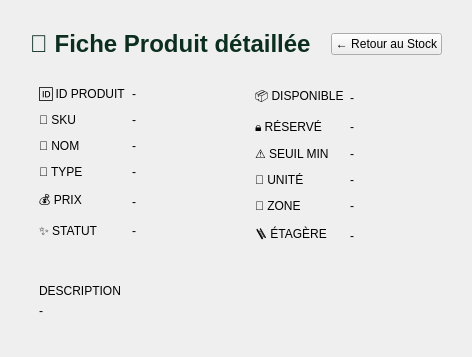
            <widget class="QWidget" name="afficheri">
             <layout class="QVBoxLayout" name="detailInventoryRootLayout">
              <property name="spacing">
               <number>20</number>
              </property>
              <property name="leftMargin">
               <number>30</number>
              </property>
              <property name="topMargin">
               <number>30</number>
              </property>
              <property name="rightMargin">
               <number>30</number>
              </property>
              <property name="bottomMargin">
               <number>30</number>
              </property>
              <item>
               <layout class="QHBoxLayout" name="detailHeaderLayout">
                <item>
                 <widget class="QLabel" name="aff_header_title">
                  <property name="styleSheet">
                   <string>font-size: 24px; font-weight: 900; color: #0B2E1F;</string>
                  </property>
                  <property name="text">
                   <string>📄 Fiche Produit détaillée</string>
                  </property>
                 </widget>
                </item>
                <item>
                 <spacer name="hSpacerDetailHeader">
                  <property name="orientation">
                   <enum>Qt::Orientation::Horizontal</enum>
                  </property>
                  <property name="sizeHint" stdset="0">
                   <size>
                    <width>0</width>
                    <height>0</height>
                   </size>
                  </property>
                 </spacer>
                </item>
                <item>
                 <widget class="QPushButton" name="retour_stat_6">
                  <property name="text">
                   <string>← Retour au Stock</string>
                  </property>
                 </widget>
                </item>
               </layout>
              </item>
              <item>
               <layout class="QHBoxLayout" name="detailCardsLayout">
                <property name="spacing">
                 <number>20</number>
                </property>
                <item>
                 <widget class="QFrame" name="CardGeneral">
                  <layout class="QFormLayout" name="formGeneral">
                   <property name="verticalSpacing">
                    <number>12</number>
                   </property>
                   <item row="0" column="0">
                    <widget class="QLabel" name="lbl_g1">
                     <property name="text">
                      <string>🆔 ID PRODUIT</string>
                     </property>
                    </widget>
                   </item>
                   <item row="0" column="1">
                    <widget class="QLabel" name="aff_id">
                     <property name="text">
                      <string>-</string>
                     </property>
                    </widget>
                   </item>
                   <item row="1" column="0">
                    <widget class="QLabel" name="lbl_g2">
                     <property name="text">
                      <string>🔖 SKU</string>
                     </property>
                    </widget>
                   </item>
                   <item row="1" column="1">
                    <widget class="QLabel" name="aff_sku">
                     <property name="text">
                      <string>-</string>
                     </property>
                    </widget>
                   </item>
                   <item row="2" column="0">
                    <widget class="QLabel" name="lbl_g3">
                     <property name="text">
                      <string>📛 NOM</string>
                     </property>
                    </widget>
                   </item>
                   <item row="2" column="1">
                    <widget class="QLabel" name="aff_name">
                     <property name="text">
                      <string>-</string>
                     </property>
                    </widget>
                   </item>
                   <item row="3" column="0">
                    <widget class="QLabel" name="lbl_g4">
                     <property name="text">
                      <string>📂 TYPE</string>
                     </property>
                    </widget>
                   </item>
                   <item row="3" column="1">
                    <widget class="QLabel" name="aff_type">
                     <property name="text">
                      <string>-</string>
                     </property>
                    </widget>
                   </item>
                   <item row="4" column="0">
                    <widget class="QLabel" name="lbl_g5">
                     <property name="text">
                      <string>💰 PRIX</string>
                     </property>
                    </widget>
                   </item>
                   <item row="4" column="1">
                    <widget class="QLabel" name="aff_price">
                     <property name="text">
                      <string>-</string>
                     </property>
                    </widget>
                   </item>
                   <item row="5" column="0">
                    <widget class="QLabel" name="lbl_g6">
                     <property name="text">
                      <string>✨ STATUT</string>
                     </property>
                    </widget>
                   </item>
                   <item row="5" column="1">
                    <widget class="QLabel" name="aff_status">
                     <property name="text">
                      <string>-</string>
                     </property>
                    </widget>
                   </item>
                  </layout>
                 </widget>
                </item>
                <item>
                 <widget class="QFrame" name="CardStock">
                  <layout class="QFormLayout" name="formStock">
                   <property name="verticalSpacing">
                    <number>12</number>
                   </property>
                   <item row="0" column="0">
                    <widget class="QLabel" name="lbl_s1">
                     <property name="text">
                      <string>📦 DISPONIBLE</string>
                     </property>
                    </widget>
                   </item>
                   <item row="0" column="1">
                    <widget class="QLabel" name="aff_qtav">
                     <property name="text">
                      <string>-</string>
                     </property>
                    </widget>
                   </item>
                   <item row="1" column="0">
                    <widget class="QLabel" name="lbl_s2">
                     <property name="text">
                      <string>🔒 RÉSERVÉ</string>
                     </property>
                    </widget>
                   </item>
                   <item row="1" column="1">
                    <widget class="QLabel" name="aff_qtrs">
                     <property name="text">
                      <string>-</string>
                     </property>
                    </widget>
                   </item>
                   <item row="2" column="0">
                    <widget class="QLabel" name="lbl_s3">
                     <property name="text">
                      <string>⚠️ SEUIL MIN</string>
                     </property>
                    </widget>
                   </item>
                   <item row="2" column="1">
                    <widget class="QLabel" name="aff_threshold">
                     <property name="text">
                      <string>-</string>
                     </property>
                    </widget>
                   </item>
                   <item row="3" column="0">
                    <widget class="QLabel" name="lbl_s4">
                     <property name="text">
                      <string>📏 UNITÉ</string>
                     </property>
                    </widget>
                   </item>
                   <item row="3" column="1">
                    <widget class="QLabel" name="aff_unit">
                     <property name="text">
                      <string>-</string>
                     </property>
                    </widget>
                   </item>
                   <item row="4" column="0">
                    <widget class="QLabel" name="lbl_s5">
                     <property name="text">
                      <string>📍 ZONE</string>
                     </property>
                    </widget>
                   </item>
                   <item row="4" column="1">
                    <widget class="QLabel" name="aff_zone">
                     <property name="text">
                      <string>-</string>
                     </property>
                    </widget>
                   </item>
                   <item row="5" column="0">
                    <widget class="QLabel" name="lbl_s6">
                     <property name="text">
                      <string>🪜 ÉTAGÈRE</string>
                     </property>
                    </widget>
                   </item>
                   <item row="5" column="1">
                    <widget class="QLabel" name="aff_shelf">
                     <property name="text">
                      <string>-</string>
                     </property>
                    </widget>
                   </item>
                  </layout>
                 </widget>
                </item>
               </layout>
              </item>
              <item>
               <widget class="QFrame" name="CardDescription">
                <layout class="QVBoxLayout" name="vLayoutDesc">
                 <item>
                  <widget class="QLabel" name="lbl_d1">
                   <property name="text">
                    <string>DESCRIPTION</string>
                   </property>
                  </widget>
                 </item>
                 <item>
                  <widget class="QLabel" name="aff_description">
                   <property name="text">
                    <string>-</string>
                   </property>
                   <property name="alignment">
                    <set>Qt::AlignmentFlag::AlignLeading|Qt::AlignmentFlag::AlignLeft|Qt::AlignmentFlag::AlignTop</set>
                   </property>
                   <property name="wordWrap">
                    <bool>true</bool>
                   </property>
                  </widget>
                 </item>
                </layout>
               </widget>
              </item>
              <item>
               <spacer name="vSpacerDetailBottom">
                <property name="orientation">
                 <enum>Qt::Orientation::Vertical</enum>
                </property>
                <property name="sizeHint" stdset="0">
                 <size>
                  <width>0</width>
                  <height>0</height>
                 </size>
                </property>
               </spacer>
              </item>
             </layout>
            </widget>
